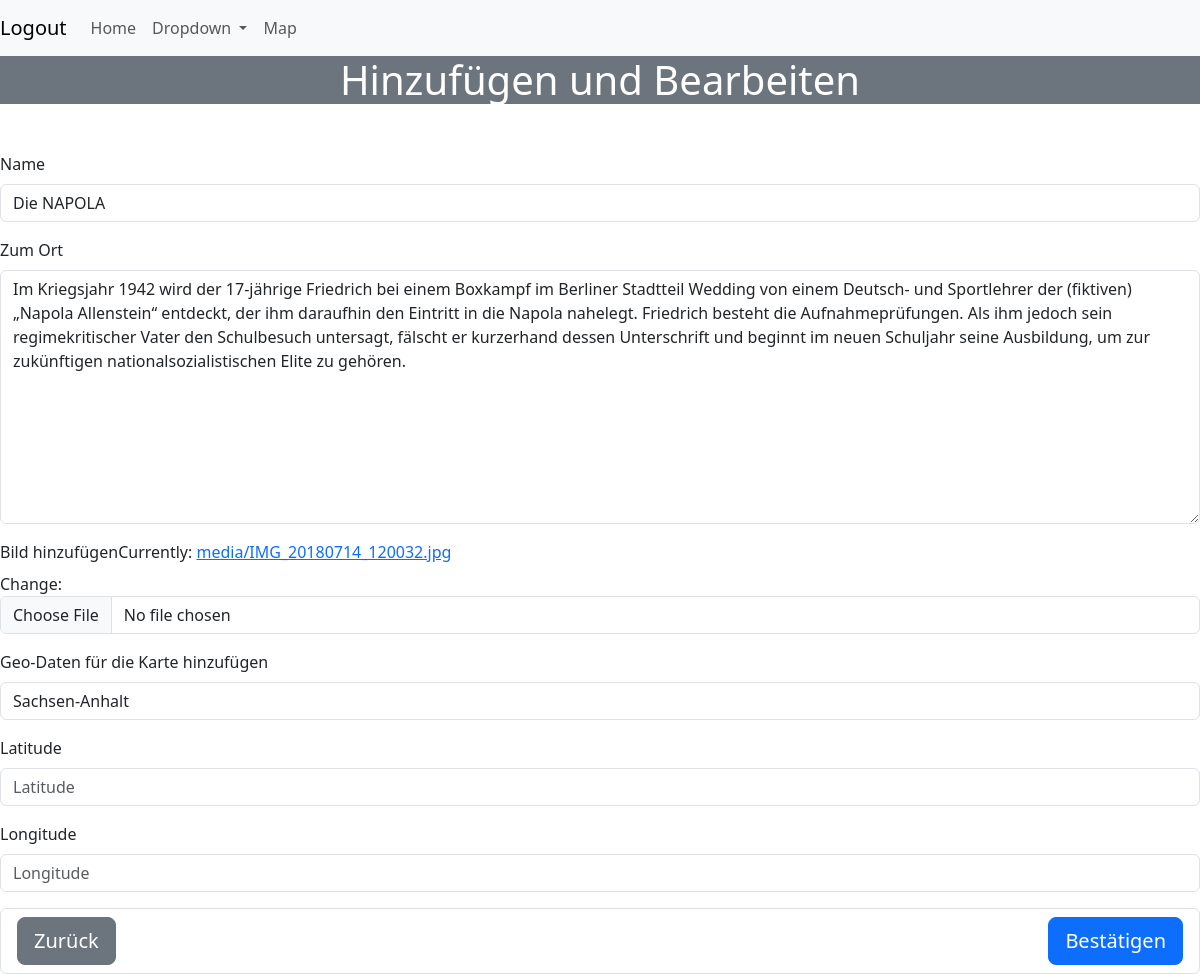
Before: /places/edit/3 (signed in) with the older database file.
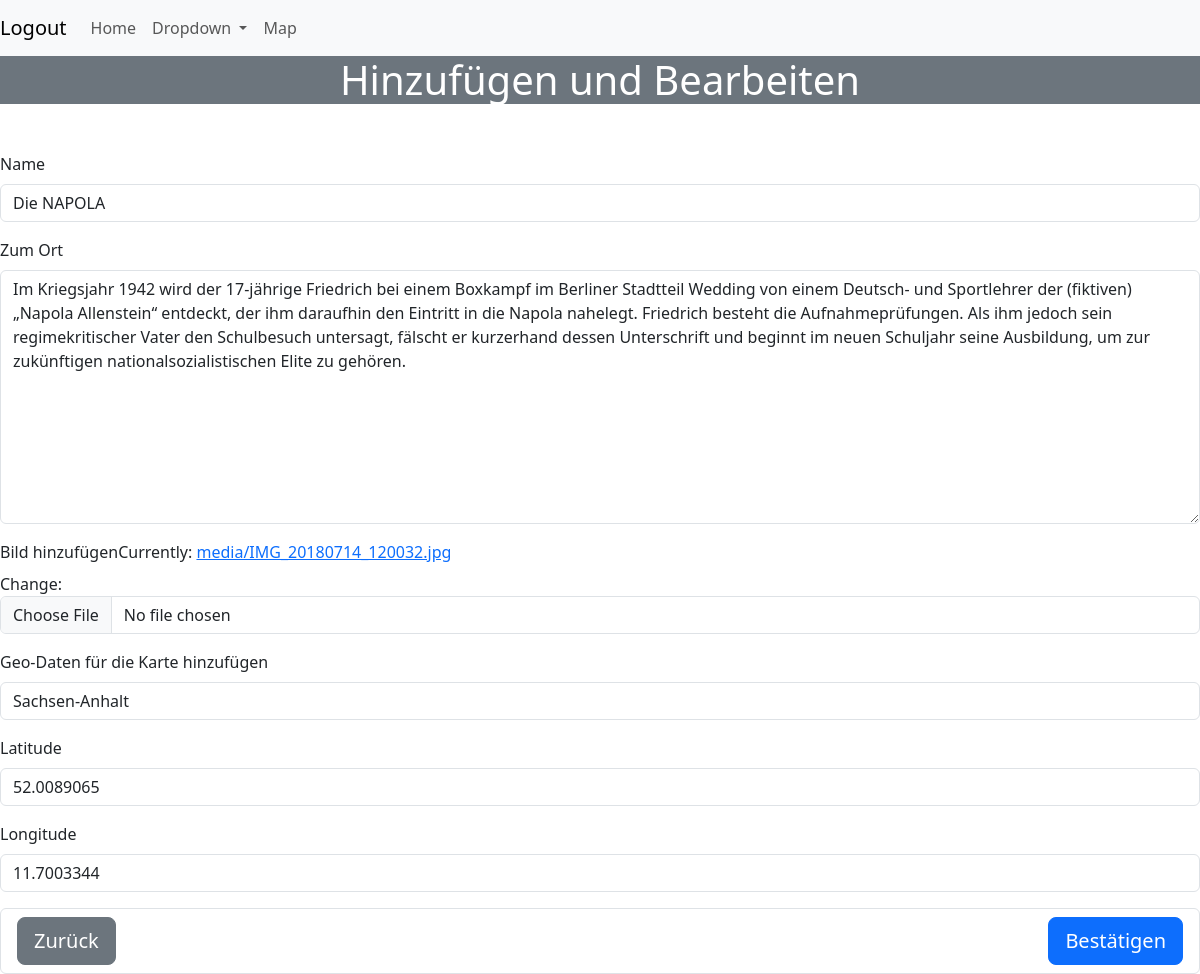
After: the same page with the newer database file.
### Forgotten/models.py (models this page shows, shortened)
class Places(models.Model):
    class Meta:
        verbose_name_plural = 'Places'
    name = models.CharField(max_length=30)
    story_field = models.TextField(blank=True)
    upload_picture = models.ImageField(upload_to='media/')
    location_map = models.CharField(max_length=40)
    latitude = models.FloatField(null=True, blank=True)
    longitude = models.FloatField(null=True, blank=True)

### Forgotten/views.py (the view)
# urls.py: path('places/edit/<int:pk>', place_details, name='edit_place'),
@login_required()
def place_details(request, pk=None):
    if pk:
        places = Places.objects.get(pk=pk)
    else:
        places = Places()
    if request.method == 'POST':
        form = PlacesForm(request.POST, files=request.FILES, instance=places)
        if form.is_valid():
            place = form.save(commit=False)
            geocoder = Geocoding()
            coordinates = geocoder.get_coordinates(place.location_map)
            if coordinates:
                place.longitude, place.latitude = coordinates
            place.save()
            messages.success(request, 'Ort gespeichert.')
            return HttpResponseRedirect(reverse_lazy('place_list'))
        else:
            messages.error(request, 'Fehler bei der verarbeitung.')
    else:
        form = PlacesForm(instance=places)
    return render(request, 'Forgotten/place_details.html', {'page_title': 'Hinzufügen und Bearbeiten',
                                                            'form': form})

### Forgotten/forms.py
class PlacesForm(ModelForm):
    class Meta:
        model = Places
        exclude = ()
        labels = {'story_field': 'Zum Ort',
                  'upload_picture': 'Bild hinzufügen',
                  'location_map': 'Geo-Daten für die Karte hinzufügen'}

### templates/Forgotten/place_details.html (shortened to what this page needs)
{% extends 'Forgotten/base.html' %}
{% load bootstrap5 %}
{% block content %}
    <form action="" enctype="multipart/form-data" method="POST" class="form-row">
    {% bootstrap_form form %}
    <ul class="list-group">
        <li class="list-group-item">
            <a href="{% url 'place_list' %}" class="btn btn-secondary btn-lg">Zurück</a>
            <button type="submit" class="btn btn-primary btn-lg float-end float-end">Bestätigen</button>
        </li>
    </ul>
{% endblock %}

### templates/Forgotten/base.html (shortened to what this page needs)
{% load static %}
<!DOCTYPE html>
<link rel="stylesheet" href="https://api.mapbox.com/mapbox-gl-js/v2.9.1/mapbox-gl.css">
<link rel="stylesheet" href="https://api.mapbox.com/mapbox-gl-js/plugins/mapbox-gl-geocoder/v5.0.1-dev/mapbox-gl-geocoder.css" type="text/css"/>
<link rel="stylesheet" href="{% static 'styling/style.css' %}"/>
{% load bootstrap5 %}
<link rel="stylesheet" href="{% static 'styling/style.css' %}">
<html lang="en">
<head>
    {% bootstrap_css %}
</head>
<body>
<nav class="navbar navbar-expand-lg navbar-light bg-light">
    {% if user.is_authenticated %}
        <a class="navbar-brand" href="{% url 'logout' %}">Logout</a>
    {% else %}
        <a class="navbar-brand" href="/login">Login</a>
        <button class="navbar-toggler" type="button" data-toggle="collapse" data-target="#navbarSupportedContent"
                aria-controls="navbarSupportedContent" aria-expanded="false" aria-label="Toggle navigation">
            <span class="navbar-toggler-icon"></span>
        </button>
    {% endif %}
    <div class="collapse navbar-collapse" id="navbarSupportedContent">
        <ul class="navbar-nav mr-auto">
            <li class="nav-item active">
                <a class="nav-link" href="/">Home</a>
            </li>
            <li class="nav-item dropdown">
                <a class="nav-link dropdown-toggle" href="#" id="navbarDropdownMenuLink" role="button" data-toggle="dropdown"
                   aria-haspopup="true" aria-expanded="false">
                    Dropdown
                </a>
            </li>
            {% if user.is_authenticated %}
                <li>
                    <a class="nav-link" href="/map">Map</a>
                </li>
             {% endif %}
        </ul>
    </div>
</nav>
<h1 class="text-center mb-5 bg-secondary text-white background">{{ page_title }}</h1>
{% block content %}
    {% load static %}
{% endblock %}
</body>
</html>

### Forgotten/static/styling/style.css (style rules this page uses)
.navbar { position: relative; z-index: 1000; }
body { margin: 0; padding: 0; }

Changed rows visible on the page:
changed Places "Die NAPOLA": latitude (not shown) → "52.0089065"; longitude (not shown) → "11.7003344"
